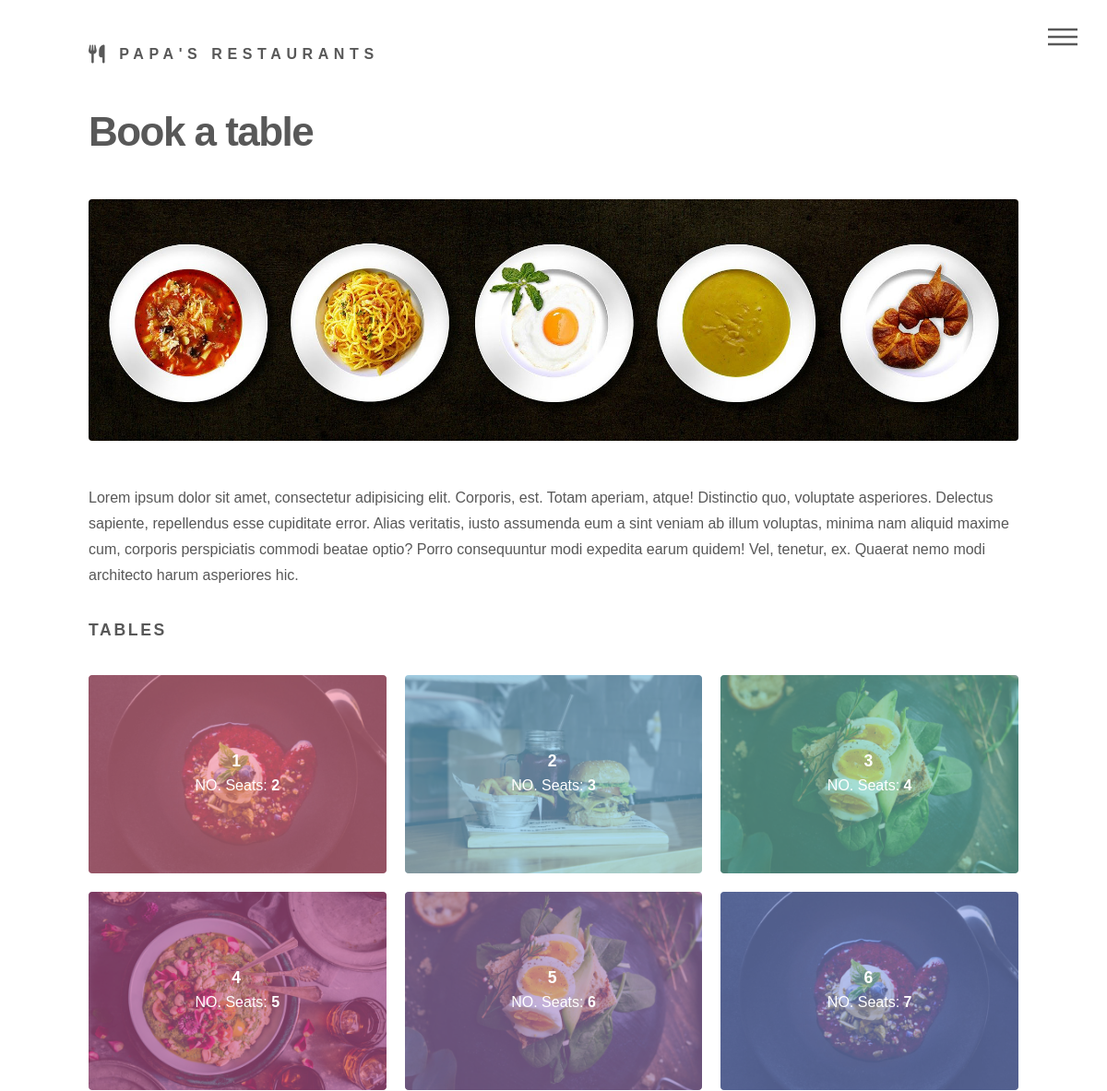
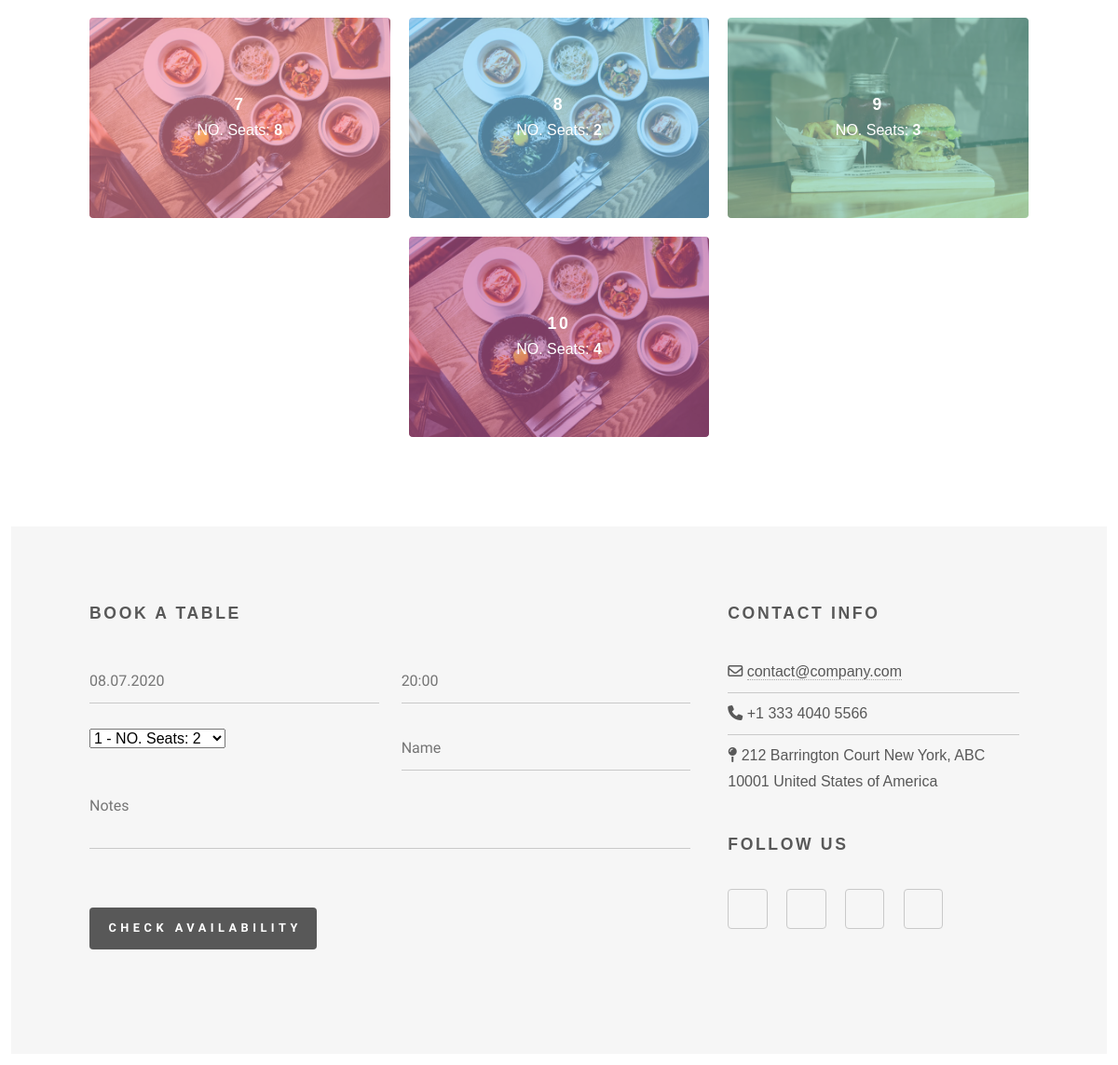
The page /book-table.php on the database its author committed (2 pictures, top to bottom).
### tables this page shows
CREATE TABLE `tables` (
  `table_ID` int(255) NOT NULL,
  `seats` int(10) NOT NULL
);

### book-table.php (the view, shortened to what this page needs)
<!DOCTYPE HTML>
<html>
<head>
    <link rel="stylesheet" href="assets/bootstrap/css/bootstrap.min.css" />
    <link rel="stylesheet" href="assets/css/index.css" />
</head>
<body class="is-preload">
    <div id="wrapper">
        <div id="main">
            <div class="inner">
                <h1>Book a table</h1>
                <div class="image main">
                    <img src="images/banner-image-6-1920x500.jpg" class="img-fluid" alt="" />
                </div>
                <p>Lorem ipsum dolor sit amet, consectetur adipisicing elit. Corporis, est. Totam aperiam, atque! Distinctio quo, voluptate asperiores. Delectus sapiente, repellendus esse cupiditate error. Alias veritatis, iusto assumenda eum a sint veniam ab illum voluptas, minima nam aliquid maxime cum, corporis perspiciatis commodi beatae optio? Porro consequuntur modi expedita earum quidem! Vel, tenetur, ex. Quaerat nemo modi architecto harum asperiores hic.</p>
                <h2>Tables</h2>
                <section class="tiles">
                    <?php
                    $servername = "localhost";
                    $username = "root";
                    $password = "";
                    $dbname = "htc";
                    $conn = new mysqli($servername, $username, $password, $dbname);
                    $sql = "SELECT * FROM tables";
                    $result = $conn->query($sql);
                    if ($result->num_rows > 0) {
                        $style = 1;
                        while ($row = $result->fetch_assoc()) {
                            if ($style == 7) {
                                $style = 1;
                            }
                            echo '<article class="style' . $style . '">';
                            $style++;
                            echo '<span class="image">';
                            echo '<img src="images/product-' . rand(1, 6) . '-720x480.jpg" alt="" />';
                            echo '</span>';
                            echo '<a href="#">';
                            echo '<h2>' . $row["table_ID"] . '</h2>';
                            echo '<p>NO. Seats: <strong>' . $row["seats"] . '</strong></p>';
                            echo '</a>';
                            echo '</article>';
                        }
                    } else {
                        echo "0 results";
                    }
                    ?>
                </section>
            </div>
        </div>
        <footer id="footer">
            <div class="inner">
                <section>
                    <h2>Book a Table</h2>
                    <form method="post" action="#">
                        <div class="fields">
                            <div class="field half">
                                <input type="text" placeholder="08.07.2020" />
                            </div>
                            <div class="field half">
                                <input type="text" placeholder="20:00" />
                            </div>
                            <div class="field half">
                                <select>
                                    <?php
                                    $conn = new mysqli($servername, $username, $password, $dbname);
                                    $sql = "SELECT * FROM tables";
                                    $result = $conn->query($sql);
                                    if ($result->num_rows > 0) {
                                        while ($row = $result->fetch_assoc()) {
                                            echo '<option value="' . $row["table_ID"] . '">' . $row["table_ID"] . ' - <strong>NO. Seats: ' . $row["seats"] . '</strong></option>';
                                        }
                                    } else {
                                        echo "<option value=''>No tables available</option>";
                                    }
                                    ?>
                                </select>
                            </div>
                            <div class="field half">
                                <input type="text" name="name" id="name" placeholder="Name" />
                            </div>
                            <div class="field">
                                <textarea name="message" id="message" rows="3" placeholder="Notes"></textarea>
                            </div>
                            <div class="field text-right">
                                <label>&nbsp;</label>
                                <ul class="actions">
                                    <li><input type="submit" value="Check Availability" class="primary" /></li>
                                </ul>
                            </div>
                        </div>
                    </form>
                </section>
                <?php include "./assets/site/fsection.php"; ?>
            </div>
        </footer>
    </div>
</body>
</html>

### rows shown on the page
tables: table_ID "1", seats "2"
tables: table_ID "2", seats "3"
tables: table_ID "3", seats "4"
tables: shows a picture, table_ID "4", seats "5"
tables: table_ID "5", seats "6"
tables: table_ID "6", seats "7"
tables: table_ID "7", seats "8"
tables: table_ID "8", seats "2"
tables: table_ID "9", seats "3"
tables: table_ID "10", seats "4"

### other values the page prints
form field value "1 - NO. Seats: 2"
